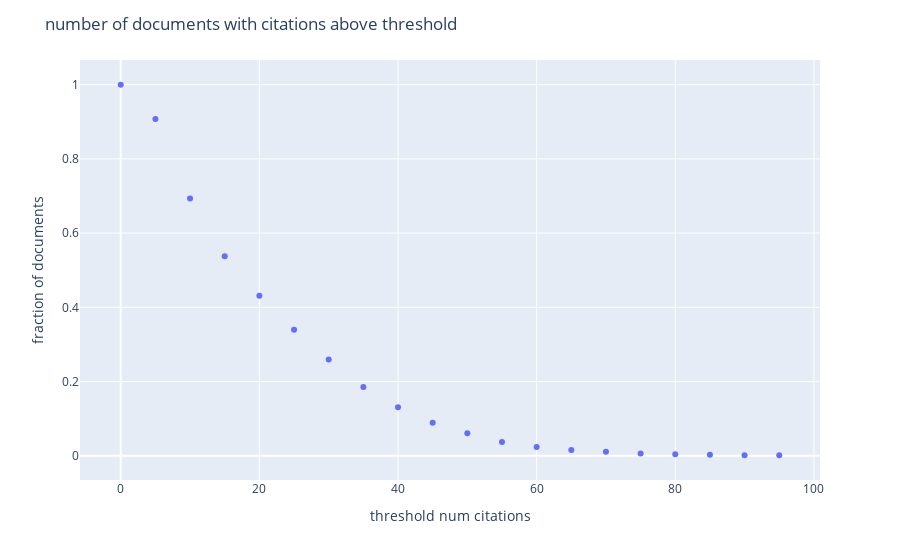

Source (notebook cell):
### Code cell
# percentages of documents with more than x citations
thresholds = [i*5 for i in range(20)]
occurences = []
for threshold in thresholds:
    # count occurences of num_citations above threshold
    occurences.append(df["num_citations"][df['num_citations'] > threshold].count())
# normalize by total number of documents
occurences = [i/len(df) for i in occurences]

# redo the same plot in plotly
fig = px.scatter(x=thresholds, y=occurences, labels={"x": "threshold num citations", "y": "fraction of documents"})
title = "number of documents with citations above threshold"
fig.update_layout(title_text=title)
fig.update_xaxes(title_text="threshold num citations")
fig.update_yaxes(title_text="fraction of documents")

# add the lines to the plot
fig.show()
figures.append(fig)

### Figure 1 — Plotly figure (JSON) as saved in the notebook; plotly's stock layout.template omitted (floating-point values rounded to 4 significant figures)
{"data": [{"hovertemplate": "threshold num citations=%{x}<br>fraction of documents=%{y}<extra></extra>", "legendgroup": "", "marker": {"color": "#636efa", "symbol": "circle"}, "mode": "markers", "name": "", "orientation": "v", "showlegend": false, "type": "scatter", "x": [0, 5, 10, 15, 20, 25, 30, 35, 40, 45, 50, 55, 60, 65, 70, 75, 80, 85, 90, 95], "xaxis": "x", "y": [0.9997, 0.9071, 0.6932, 0.5378, 0.4309, 0.3396, 0.2597, 0.1855, 0.1305, 0.0887, 0.061, 0.0374, 0.0235, 0.0155, 0.0109, 0.0063, 0.004, 0.0029, 0.0017, 0.0014], "yaxis": "y"}], "layout": {"legend": {"tracegroupgap": 0}, "margin": {"t": 60}, "title": {"text": "number of documents with citations above threshold"}, "xaxis": {"anchor": "y", "domain": [0, 1], "title": {"text": "threshold num citations"}}, "yaxis": {"anchor": "x", "domain": [0, 1], "title": {"text": "fraction of documents"}}}}
